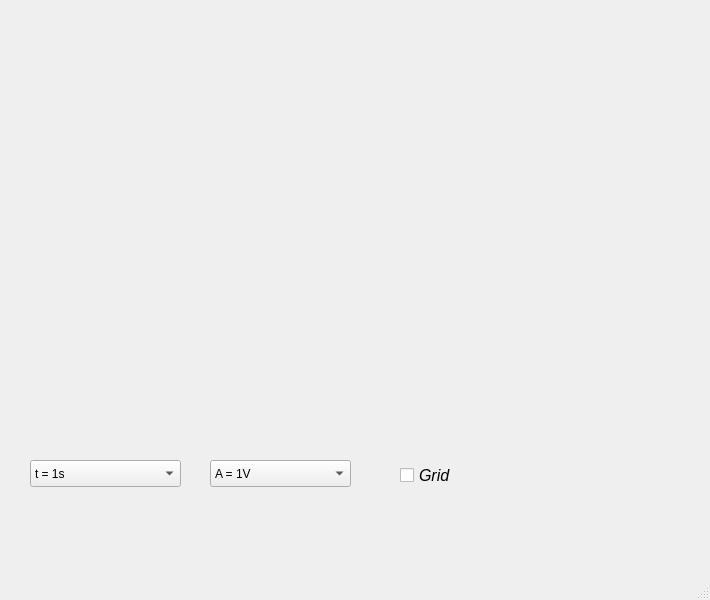
<?xml version="1.0" encoding="UTF-8"?>
<ui version="4.0">
 <class>MainWindow</class>
 <widget class="QMainWindow" name="MainWindow">
  <property name="geometry">
   <rect>
    <x>0</x>
    <y>0</y>
    <width>710</width>
    <height>600</height>
   </rect>
  </property>
  <property name="windowTitle">
   <string>Digital Oscilloscope</string>
  </property>
  <widget class="QWidget" name="centralwidget">
   <widget class="QCheckBox" name="gCheck">
    <property name="geometry">
     <rect>
      <x>400</x>
      <y>450</y>
      <width>81</width>
      <height>50</height>
     </rect>
    </property>
    <property name="font">
     <font>
      <pointsize>12</pointsize>
      <italic>true</italic>
     </font>
    </property>
    <property name="text">
     <string>Grid</string>
    </property>
   </widget>
   <widget class="QComboBox" name="tBox">
    <property name="geometry">
     <rect>
      <x>30</x>
      <y>460</y>
      <width>151</width>
      <height>27</height>
     </rect>
    </property>
    <item>
     <property name="text">
      <string>t = 1s</string>
     </property>
    </item>
    <item>
     <property name="text">
      <string>t = 100ms</string>
     </property>
    </item>
    <item>
     <property name="text">
      <string>t = 10ms</string>
     </property>
    </item>
   </widget>
   <widget class="QComboBox" name="aBox">
    <property name="geometry">
     <rect>
      <x>210</x>
      <y>460</y>
      <width>141</width>
      <height>27</height>
     </rect>
    </property>
    <item>
     <property name="text">
      <string>A = 1V</string>
     </property>
    </item>
    <item>
     <property name="text">
      <string>A = 100mV</string>
     </property>
    </item>
    <item>
     <property name="text">
      <string>A = 10mV</string>
     </property>
    </item>
   </widget>
   <widget class="Canvas" name="canvas" native="true">
    <property name="geometry">
     <rect>
      <x>19</x>
      <y>79</y>
      <width>671</width>
      <height>361</height>
     </rect>
    </property>
   </widget>
   <widget class="QWidget" name="horizontalLayoutWidget">
    <property name="geometry">
     <rect>
      <x>19</x>
      <y>0</y>
      <width>671</width>
      <height>80</height>
     </rect>
    </property>
    <layout class="QHBoxLayout" name="hlayout">
     <item>
      <widget class="QWidget" name="navigation" native="true"/>
     </item>
    </layout>
   </widget>
  </widget>
  <widget class="QMenuBar" name="menubar">
   <property name="enabled">
    <bool>false</bool>
   </property>
   <property name="geometry">
    <rect>
     <x>0</x>
     <y>0</y>
     <width>710</width>
     <height>25</height>
    </rect>
   </property>
  </widget>
  <widget class="QStatusBar" name="statusbar"/>
 </widget>
 <customwidgets>
  <customwidget>
   <class>Canvas</class>
   <extends>QWidget</extends>
   <header>canvas.h</header>
   <container>1</container>
  </customwidget>
 </customwidgets>
 <resources/>
 <connections/>
</ui>
